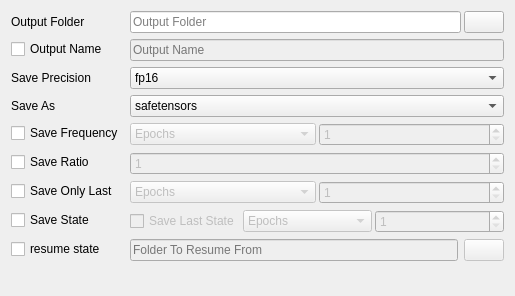
<?xml version="1.0" encoding="UTF-8"?>
<ui version="4.0">
 <class>saving_ui</class>
 <widget class="QWidget" name="saving_ui">
  <property name="geometry">
   <rect>
    <x>0</x>
    <y>0</y>
    <width>515</width>
    <height>296</height>
   </rect>
  </property>
  <property name="minimumSize">
   <size>
    <width>515</width>
    <height>0</height>
   </size>
  </property>
  <property name="windowTitle">
   <string>Form</string>
  </property>
  <layout class="QFormLayout" name="formLayout">
   <item row="0" column="0">
    <widget class="QLabel" name="label">
     <property name="text">
      <string>Output Folder</string>
     </property>
    </widget>
   </item>
   <item row="0" column="1">
    <layout class="QHBoxLayout" name="horizontalLayout">
     <property name="spacing">
      <number>3</number>
     </property>
     <item>
      <widget class="DragDropLineEdit" name="output_folder_input">
       <property name="toolTip">
        <string>&lt;html&gt;&lt;head/&gt;&lt;body&gt;&lt;p&gt;The folder all of the trained epochs (checkpoints) will be output to.&lt;/p&gt;&lt;/body&gt;&lt;/html&gt;</string>
       </property>
       <property name="placeholderText">
        <string>Output Folder</string>
       </property>
      </widget>
     </item>
     <item>
      <widget class="QPushButton" name="output_folder_selector">
       <property name="text">
        <string/>
       </property>
      </widget>
     </item>
    </layout>
   </item>
   <item row="2" column="0">
    <widget class="QLabel" name="label_2">
     <property name="text">
      <string>Save Precision</string>
     </property>
    </widget>
   </item>
   <item row="2" column="1">
    <widget class="ComboBox" name="save_precision_selector">
     <property name="focusPolicy">
      <enum>Qt::StrongFocus</enum>
     </property>
     <property name="toolTip">
      <string>&lt;html&gt;&lt;head/&gt;&lt;body&gt;&lt;p&gt;Is the precision that the models are saved in, I suggest you save in fp16 as not all cards support bf16.&lt;/p&gt;&lt;/body&gt;&lt;/html&gt;</string>
     </property>
     <item>
      <property name="text">
       <string>fp16</string>
      </property>
     </item>
     <item>
      <property name="text">
       <string>bf16</string>
      </property>
     </item>
     <item>
      <property name="text">
       <string>float</string>
      </property>
     </item>
    </widget>
   </item>
   <item row="3" column="0">
    <widget class="QLabel" name="label_3">
     <property name="text">
      <string>Save As</string>
     </property>
    </widget>
   </item>
   <item row="3" column="1">
    <widget class="ComboBox" name="save_as_selector">
     <property name="focusPolicy">
      <enum>Qt::StrongFocus</enum>
     </property>
     <property name="toolTip">
      <string>&lt;html&gt;&lt;head/&gt;&lt;body&gt;&lt;p&gt;The type of model it outputs as, Safetensors is just flat out the best choice here.&lt;/p&gt;&lt;/body&gt;&lt;/html&gt;</string>
     </property>
     <item>
      <property name="text">
       <string>safetensors</string>
      </property>
     </item>
     <item>
      <property name="text">
       <string>pt</string>
      </property>
     </item>
     <item>
      <property name="text">
       <string>ckpt</string>
      </property>
     </item>
    </widget>
   </item>
   <item row="4" column="0">
    <widget class="QCheckBox" name="save_freq_enable">
     <property name="text">
      <string>Save Frequency</string>
     </property>
    </widget>
   </item>
   <item row="4" column="1">
    <layout class="QHBoxLayout" name="horizontalLayout_2">
     <property name="spacing">
      <number>3</number>
     </property>
     <item>
      <widget class="ComboBox" name="save_freq_selector">
       <property name="enabled">
        <bool>false</bool>
       </property>
       <property name="focusPolicy">
        <enum>Qt::StrongFocus</enum>
       </property>
       <property name="toolTip">
        <string>&lt;html&gt;&lt;head/&gt;&lt;body&gt;&lt;p&gt;How often to save models. You can save according to steps or epochs, setting it to epochs and 1 means it will save a model every epoch.&lt;/p&gt;&lt;/body&gt;&lt;/html&gt;</string>
       </property>
       <item>
        <property name="text">
         <string>Epochs</string>
        </property>
       </item>
       <item>
        <property name="text">
         <string>Steps</string>
        </property>
       </item>
      </widget>
     </item>
     <item>
      <widget class="SpinBox" name="save_freq_input">
       <property name="enabled">
        <bool>false</bool>
       </property>
       <property name="focusPolicy">
        <enum>Qt::StrongFocus</enum>
       </property>
       <property name="toolTip">
        <string>&lt;html&gt;&lt;head/&gt;&lt;body&gt;&lt;p&gt;How often to save models. You can save according to steps or epochs, setting it to epochs and 1 means it will save a model every epoch.&lt;/p&gt;&lt;/body&gt;&lt;/html&gt;</string>
       </property>
       <property name="minimum">
        <number>1</number>
       </property>
       <property name="maximum">
        <number>16777215</number>
       </property>
      </widget>
     </item>
    </layout>
   </item>
   <item row="5" column="0">
    <widget class="QCheckBox" name="save_ratio_enable">
     <property name="text">
      <string>Save Ratio</string>
     </property>
    </widget>
   </item>
   <item row="5" column="1">
    <widget class="SpinBox" name="save_ratio_input">
     <property name="enabled">
      <bool>false</bool>
     </property>
     <property name="focusPolicy">
      <enum>Qt::StrongFocus</enum>
     </property>
     <property name="toolTip">
      <string>&lt;html&gt;&lt;head/&gt;&lt;body&gt;&lt;p&gt;The ratio of models saved. Basically, it will save x amount of models throughout training equal to the number set here, trying to spread them out as evenly as possible, might not work with save frequency, but doesn't crash when both are enabled.&lt;/p&gt;&lt;/body&gt;&lt;/html&gt;</string>
     </property>
     <property name="minimum">
      <number>1</number>
     </property>
     <property name="value">
      <number>1</number>
     </property>
    </widget>
   </item>
   <item row="6" column="0">
    <widget class="QCheckBox" name="save_only_last_enable">
     <property name="text">
      <string>Save Only Last</string>
     </property>
    </widget>
   </item>
   <item row="6" column="1">
    <layout class="QHBoxLayout" name="horizontalLayout_3">
     <property name="spacing">
      <number>3</number>
     </property>
     <item>
      <widget class="ComboBox" name="save_last_selector">
       <property name="enabled">
        <bool>false</bool>
       </property>
       <property name="focusPolicy">
        <enum>Qt::StrongFocus</enum>
       </property>
       <property name="toolTip">
        <string>&lt;html&gt;&lt;head/&gt;&lt;body&gt;&lt;p&gt;Save only the last x models, either using steps or epochs. I believe it works with save frequency.&lt;/p&gt;&lt;/body&gt;&lt;/html&gt;</string>
       </property>
       <item>
        <property name="text">
         <string>Epochs</string>
        </property>
       </item>
       <item>
        <property name="text">
         <string>Steps</string>
        </property>
       </item>
      </widget>
     </item>
     <item>
      <widget class="SpinBox" name="save_last_input">
       <property name="enabled">
        <bool>false</bool>
       </property>
       <property name="focusPolicy">
        <enum>Qt::StrongFocus</enum>
       </property>
       <property name="toolTip">
        <string>&lt;html&gt;&lt;head/&gt;&lt;body&gt;&lt;p&gt;Save only the last x models, either using steps or epochs. I believe it works with save frequency.&lt;/p&gt;&lt;/body&gt;&lt;/html&gt;</string>
       </property>
       <property name="minimum">
        <number>1</number>
       </property>
       <property name="maximum">
        <number>16777215</number>
       </property>
      </widget>
     </item>
    </layout>
   </item>
   <item row="7" column="0">
    <widget class="QCheckBox" name="save_state_enable">
     <property name="toolTip">
      <string>&lt;html&gt;&lt;head/&gt;&lt;body&gt;&lt;p&gt;This is how you would save the state of the model in training for resuming later. By default it will save one every time you save an epoch&lt;/p&gt;&lt;/body&gt;&lt;/html&gt;</string>
     </property>
     <property name="text">
      <string>Save State</string>
     </property>
    </widget>
   </item>
   <item row="7" column="1">
    <layout class="QHBoxLayout" name="horizontalLayout_4">
     <property name="spacing">
      <number>3</number>
     </property>
     <item>
      <widget class="QCheckBox" name="save_last_state_enable">
       <property name="enabled">
        <bool>false</bool>
       </property>
       <property name="sizePolicy">
        <sizepolicy hsizetype="Maximum" vsizetype="Fixed">
         <horstretch>0</horstretch>
         <verstretch>0</verstretch>
        </sizepolicy>
       </property>
       <property name="toolTip">
        <string>&lt;html&gt;&lt;head/&gt;&lt;body&gt;&lt;p&gt;Works the exact same way as save last models, only it's for the state folders.&lt;/p&gt;&lt;/body&gt;&lt;/html&gt;</string>
       </property>
       <property name="text">
        <string>Save Last State</string>
       </property>
      </widget>
     </item>
     <item>
      <widget class="ComboBox" name="save_last_state_selector">
       <property name="enabled">
        <bool>false</bool>
       </property>
       <property name="focusPolicy">
        <enum>Qt::StrongFocus</enum>
       </property>
       <property name="toolTip">
        <string>&lt;html&gt;&lt;head/&gt;&lt;body&gt;&lt;p&gt;Works the exact same way as save last models, only it's for the state folders.&lt;/p&gt;&lt;/body&gt;&lt;/html&gt;</string>
       </property>
       <item>
        <property name="text">
         <string>Epochs</string>
        </property>
       </item>
       <item>
        <property name="text">
         <string>Steps</string>
        </property>
       </item>
      </widget>
     </item>
     <item>
      <widget class="SpinBox" name="save_last_state_input">
       <property name="enabled">
        <bool>false</bool>
       </property>
       <property name="focusPolicy">
        <enum>Qt::StrongFocus</enum>
       </property>
       <property name="toolTip">
        <string>&lt;html&gt;&lt;head/&gt;&lt;body&gt;&lt;p&gt;Works the exact same way as save last models, only it's for the state folders.&lt;/p&gt;&lt;/body&gt;&lt;/html&gt;</string>
       </property>
       <property name="minimum">
        <number>1</number>
       </property>
       <property name="maximum">
        <number>16777215</number>
       </property>
      </widget>
     </item>
    </layout>
   </item>
   <item row="1" column="1">
    <widget class="LineEditWithHighlight" name="output_name_input">
     <property name="enabled">
      <bool>false</bool>
     </property>
     <property name="toolTip">
      <string>&lt;html&gt;&lt;head/&gt;&lt;body&gt;&lt;p&gt;Replaces the default naming behavior so that it will output this name instead of &amp;quot;last&amp;quot;.&lt;/p&gt;&lt;/body&gt;&lt;/html&gt;</string>
     </property>
     <property name="placeholderText">
      <string>Output Name</string>
     </property>
    </widget>
   </item>
   <item row="1" column="0">
    <widget class="QCheckBox" name="output_name_enable">
     <property name="text">
      <string>Output Name</string>
     </property>
    </widget>
   </item>
   <item row="8" column="0">
    <widget class="QCheckBox" name="resume_enable">
     <property name="text">
      <string>resume state</string>
     </property>
    </widget>
   </item>
   <item row="8" column="1">
    <layout class="QHBoxLayout" name="horizontalLayout_5">
     <item>
      <widget class="DragDropLineEdit" name="resume_input">
       <property name="enabled">
        <bool>false</bool>
       </property>
       <property name="toolTip">
        <string>&lt;html&gt;&lt;head/&gt;&lt;body&gt;&lt;p&gt;The folder path to a previous state so that you can resume training.&lt;/p&gt;&lt;/body&gt;&lt;/html&gt;</string>
       </property>
       <property name="placeholderText">
        <string>Folder To Resume From</string>
       </property>
      </widget>
     </item>
     <item>
      <widget class="QPushButton" name="resume_selector">
       <property name="enabled">
        <bool>false</bool>
       </property>
       <property name="text">
        <string/>
       </property>
      </widget>
     </item>
    </layout>
   </item>
  </layout>
 </widget>
 <customwidgets>
  <customwidget>
   <class>DragDropLineEdit</class>
   <extends>QLineEdit</extends>
   <header>modules.DragDropLineEdit.h</header>
  </customwidget>
  <customwidget>
   <class>SpinBox</class>
   <extends>QSpinBox</extends>
   <header>modules.ScrollOnSelect.h</header>
  </customwidget>
  <customwidget>
   <class>ComboBox</class>
   <extends>QComboBox</extends>
   <header>modules.ScrollOnSelect.h</header>
  </customwidget>
  <customwidget>
   <class>LineEditWithHighlight</class>
   <extends>QLineEdit</extends>
   <header>modules.LineEditHighlight.h</header>
  </customwidget>
 </customwidgets>
 <resources/>
 <connections/>
</ui>
